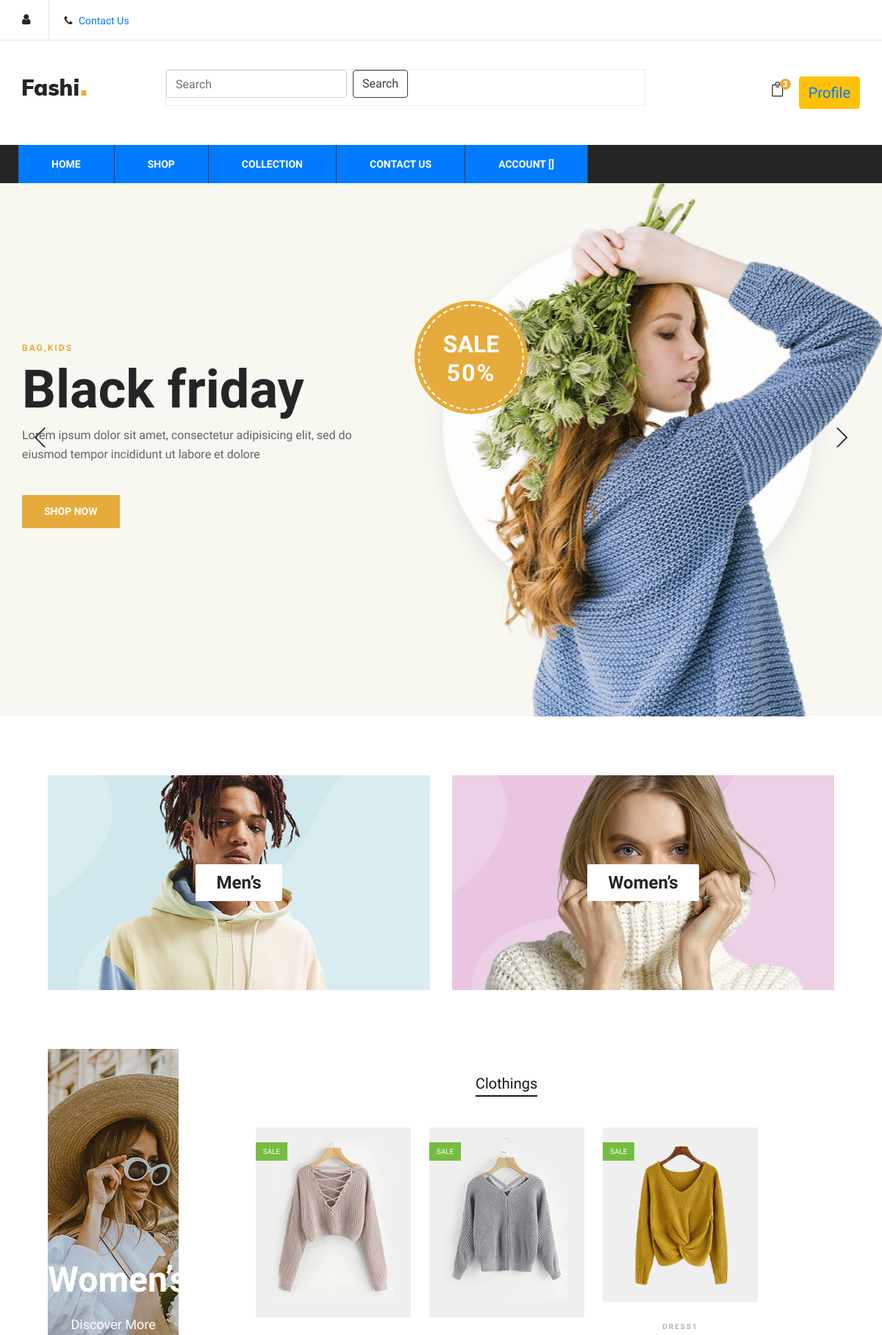
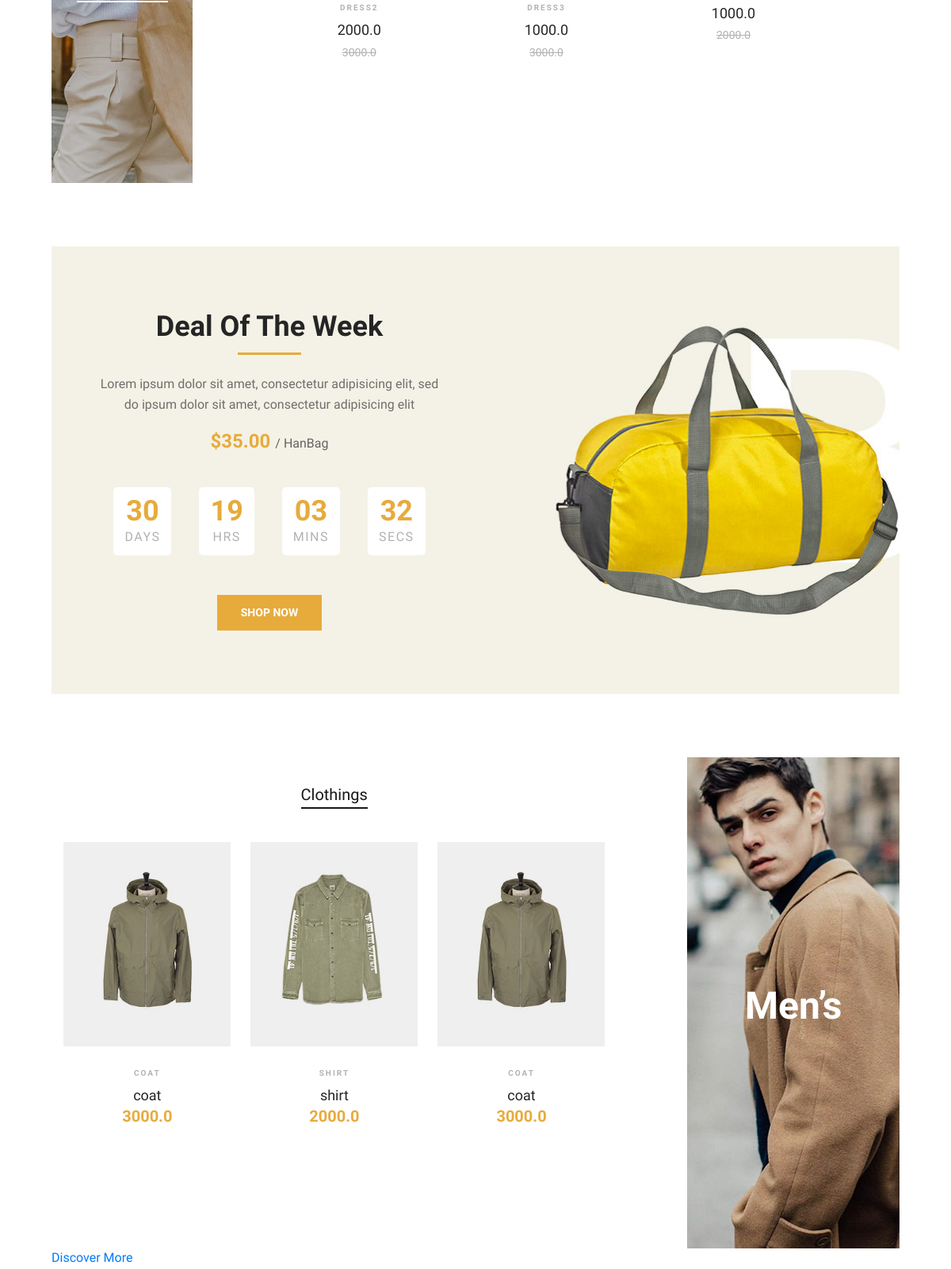
The page / (upper part) on the database its author committed (2 pictures, top to bottom).
### app/models.py (models this page shows, shortened)
class Product(models.Model):
    title = models.CharField(max_length =100)
    selling_price = models.FloatField()
    discounted_price = models.FloatField()
    brand = models.CharField(max_length = 50)
    category = models.CharField(choices=CATEGORY_CHOICES , max_length=2)
    description = models.TextField()
    product_images = models.ImageField(upload_to = 'productimg/')

### app/views.py (the view)
# urls.py: 2. Add a URL to urlpatterns:  path('', views.home, name='home')
def home(request):
    man = Product.objects.filter(category="M")
    women = Product.objects.filter(category="W")
    return render(request, "app/index.html", {'man': man, 'women': women })

### app/templates/app/index.html (shortened to what this page needs)
{% extends 'app/base.html' %}
{% load static %}
{% block hero_section %}
<section class="hero-section">
    <div class="hero-items owl-carousel">
        <div class="single-hero-items set-bg" data-setbg="{% static 'app/img/hero-1.jpg' %}">
            <div class="container">
                <div class="row">
                    <div class="col-lg-5">
                        <span>Bag,kids</span>
                        <h1>Black friday</h1>
                        <p>Lorem ipsum dolor sit amet, consectetur adipisicing elit, sed do eiusmod tempor
                            incididunt ut labore et dolore</p>
                        <a href="{% url 'shop' %}" class="primary-btn">Shop Now</a>
                    </div>
                </div>
                <div class="off-card">
                    <h2>Sale <span>50%</span></h2>
                </div>
            </div>
        </div>
    </div>
</section>
{% endblock hero_section %}
{% block banner_slider %}
<div class="banner-section spad">
    <div class="container-fluid">
        <div class="row">
            <div class="col-lg-6">
                <div class="single-banner">
                    <div class="inner-text">
                        <a href="{% url 'man' %}">
                            <h4>Men’s</h4>
                        </a>
                    </div>
                </div>
            </div>
            <div class="col-lg-6 text-center">
                <div class="single-banner">
                    <div class="inner-text">
                        <a href="{% url 'women' %}">
                            <h4>Women’s</h4>
                        </a>
                    </div>
                </div>
            </div>
        </div>
    </div>
</div>
{% endblock banner_slider %}
{% block main-content %}
<section class="women-banner spad">
    <div class="container-fluid">
        <div class="row">
            <div class="col-lg-2">
                <div class="product-large set-bg" data-setbg="{% static 'app/img/products/women-large.jpg' %}">
                    <h2>Women’s</h2>
                    <a href="#">Discover More</a>
                </div>
            </div>
            <div class="col-lg-8 offset-lg-1">
                <div class="filter-control">
                    <ul>
                        <li class="active">Clothings</li>
                    </ul>
                </div>
                <div class="product-slider owl-carousel">
                    {% for product in women %}
                    <div class="product-item">
                        <div class="pi-pic">
                            <img src="{{product.product_images.url}}" alt="">
                            <div class="sale">Sale</div>
                        </div>
                        <div class="pi-text">
                            <div class="catagory-name">{{product.title}}</div>
                            <a href="#">
                                <h5>{{product.discounted_price}}</h5>
                            </a>
                            <div class="product-price">
                                <span>{{product.selling_price}}</span>
                            </div>
                        </div>
                    </div>
                    {% endfor %}
                </div>
            </div>
        </div>
    </div>
</section>
<section class="deal-of-week set-bg spad" data-setbg="{% static 'app/img/time-bg.jpg' %}">
    <div class="container">
        <div class="col-lg-6 text-center">
            <div class="section-title">
                <h2>Deal Of The Week</h2>
                <p>Lorem ipsum dolor sit amet, consectetur adipisicing elit, sed<br /> do ipsum dolor sit amet,
                    consectetur adipisicing elit </p>
                <div class="product-price">
                    $35.00
                    <span>/ HanBag</span>
                </div>
            </div>
            <div class="countdown-timer" id="countdown">
            </div>
            <a href="{% url 'shop' %}" class="primary-btn">Shop Now</a>
        </div>
    </div>
</section>
<section class="man-banner spad">
    <div class="container-fluid">
        <div class="row">
            <div class="col-lg-8">
                <div class="filter-control">
                    <ul>
                        <li class="active">Clothings</li>
                    </ul>
                </div>
                <div class="product-slider owl-carousel">
                    {% for product in man %}
                    <div class="product-item">
                        <div class="pi-pic">
                            <img src="{{product.product_images.url}}" alt="">
                        </div>
                        <div class="pi-text">
                            <div class="catagory-name">{{product.title}}</div>
                            <a href="#">
                                <h5>{{product.title}}</h5>
                            </a>
                            <div class="product-price">
                                {{product.discounted_price}}
                            </div>
                        </div>
                    </div>
                    {% endfor %}
                </div>
            </div>
            <div class="col-lg-3 offset-lg-1">
                <div class="product-large set-bg m-large" data-setbg="{% static 'app/img/products/man-large.jpg' %}">
                    <h2>Men’s</h2>
                </div>
            </div>
            <a href="#">Discover More</a>
        </div>
    </div>
</section>
{% endblock main-content %}

### rows shown on the page
Product: product_images (picture), title "DRESS2", discounted_price "2000.0", selling_price "3000.0"
Product: product_images (picture), title "DRESS3", discounted_price "1000.0", selling_price "3000.0"
Product: product_images (picture), title "DRESS1", discounted_price "1000.0", selling_price "2000.0"
Product: product_images (picture), title "COAT", title "coat", discounted_price "3000.0"
Product: product_images (picture), title "SHIRT", title "shirt", discounted_price "2000.0"
